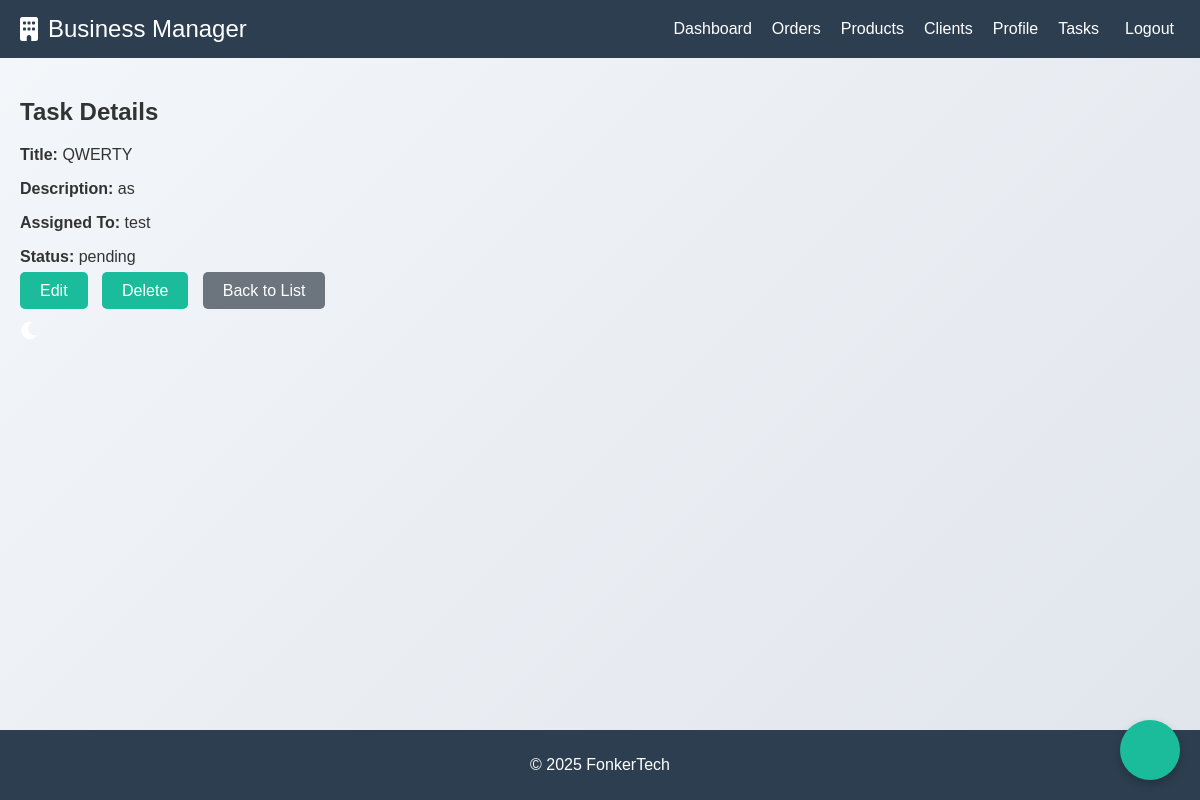
/tasks/1/ (signed in), run on the app's committed database.
### management/models.py (models this page shows, shortened)
class Task(models.Model):
    STATUS_CHOICES = [
        ('pending', 'Pending'),
        ('in_progress', 'In Progress'),
        ('completed', 'Completed'),
    ]
    title = models.CharField(max_length=100)
    description = models.TextField()
    assigned_to = models.ForeignKey(User, on_delete=models.CASCADE, related_name='tasks')
    status = models.CharField(max_length=20, choices=STATUS_CHOICES, default='pending')
    created_at = models.DateTimeField(auto_now_add=True)
    updated_at = models.DateTimeField(auto_now=True)

### management/views.py (the view)
# urls.py: path('tasks/<int:pk>/', views.task_detail, name='task_detail'),
@login_required
def task_detail(request, pk):
    task = get_object_or_404(Task, pk=pk)
    return render(request, 'management/task_detail.html', {'task': task})

### management/templates/management/task_detail.html (shortened to what this page needs)
{% extends "management/base.html" %}
{% block content %}
<div class="container">
    <h2>Task Details</h2>
    <p><strong>Title:</strong> {{ task.title }}</p>
    <p><strong>Description:</strong> {{ task.description }}</p>
    <p><strong>Assigned To:</strong> {{ task.assigned_to.username }}</p>
    <p><strong>Status:</strong> {{ task.status }}</p>
    <a href="{% url 'task_update' task.id %}" class="btn btn-warning">Edit</a>
    <a href="{% url 'task_delete' task.id %}" class="btn btn-danger">Delete</a>
    <a href="{% url 'task_list' %}" class="btn btn-secondary">Back to List</a>
</div>
{% endblock %}

### management/static/management/css/styles.css (style rules this page uses)
body { margin: 0; font-family: 'Arial', sans-serif; background-color: #f4f7fa; color: #333; }
body { font-family: Arial, sans-serif; margin: 0; padding: 0; background: linear-gradient(135deg, #f4f7fa, #e0e5ec); color: #333; min-height: 100vh; }
.btn { background-color: #1abc9c; color: #fff; border: none; padding: 10px 20px; border-radius: 5px; font-size: 16px; cursor: pointer; margin-top: 20px; width: 100%; }
a { color: #1abc9c; text-decoration: none; }
.btn { background-color: #1abc9c; color: #fff; border: none; padding: 10px 20px; border-radius: 5px; font-size: 16px; cursor: pointer; margin-right: 10px; }
.btn-secondary { background-color: #6c757d; }

### data on the page
Task: title "QWERTY", description "as", assigned_to.username "test", status "pending"
